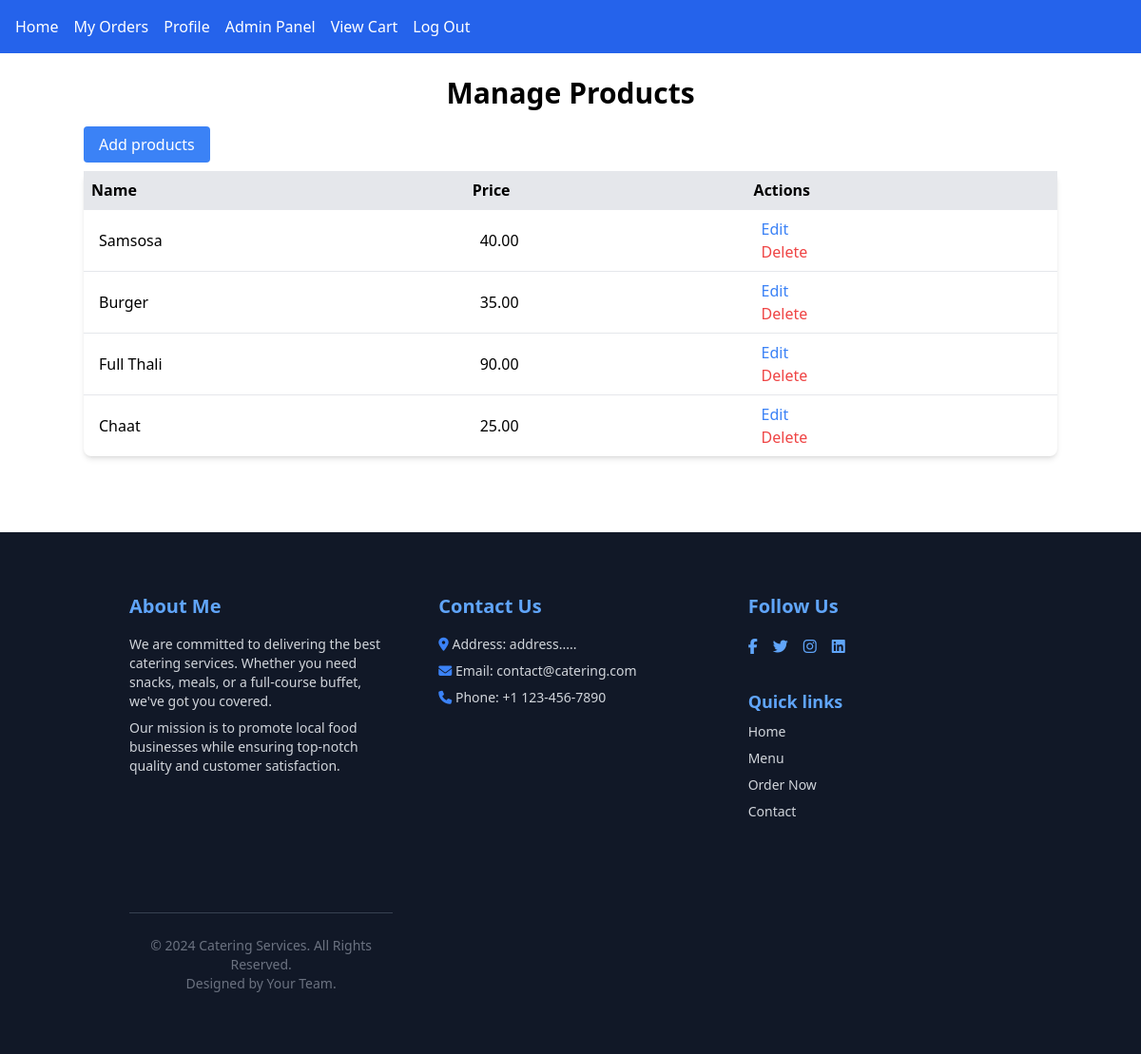
Page /catering/manage_products/ (signed in) on the committed database.
### catering/models.py (models this page shows, shortened)
class Product(models.Model):
    name = models.CharField(max_length=100)
    description = models.TextField()
    price = models.DecimalField(max_digits=10, decimal_places=2)
    stock = models.IntegerField(blank=True, null=True)
    category = models.CharField(max_length=100, default='Snacks')

### catering/views.py (the view)
# urls.py: path('manage_products/', views.manage_products, name='manage_products'),
@user_passes_test(is_admin)
def manage_products(request):
    products = Product.objects.all()
    return render(request, 'catering/manage_products.html', {'products': products})

### catering/views.py (called while the page is built)
def is_admin(user):
    return user.is_authenticated and user.is_staff

### theme/templates/catering/manage_products.html (shortened to what this page needs)
{% extends "theme/base.html" %}
{% block content %}
    <h1 class="text-3xl font-bold text-center mt-6">Manage Products</h1>
    <div class="container mx-auto mt-6 mb-20">
        <a href="{% url "add_product" %}" class="bg-blue-500 text-white px-4 py-2 rounded hover:bg-blue-600">Add products</a>
        <table class="mt-4 min-w-full bg-white rounded-lg shadow-md">
            <thead>
                <tr class="bg-gray-200">
                    <th class="py-2 px-2 text-left">Name</th>
                    <th class="py-2 px-2 text-left">Price</th>
                    <th class="py-2 px-2 text-left">Actions</th>
                </tr>
            </thead>
            <tbody>
                {% for product in products %}
                    <tr class="border-t">
                        <td class="py-2 px-4">{{ product.name }}</td>
                        <td class="py-2 px-4">{{ product.price }}</td>
                        <td class="py-2 px-4">
                            <a href="{% url 'edit_product' product.id %}" class="text-blue-500 hover:underline">Edit</a>
                            <form action="{% url "delete_product" product.id %}" method="post">
                                <button class="text-red-500 hover:underline" type="submit">Delete</button>
                            </form>
                        </td>
                    </tr>
                {% endfor %}
            </tbody>
        </table>
    </div>
    {% include "theme/footer.html" %}
{% endblock %}

### rows in the picture
Product: name "Samsosa", price "40.00"
Product: name "Burger", price "35.00"
Product: name "Full Thali", price "90.00"
Product: name "Chaat", price "25.00"
